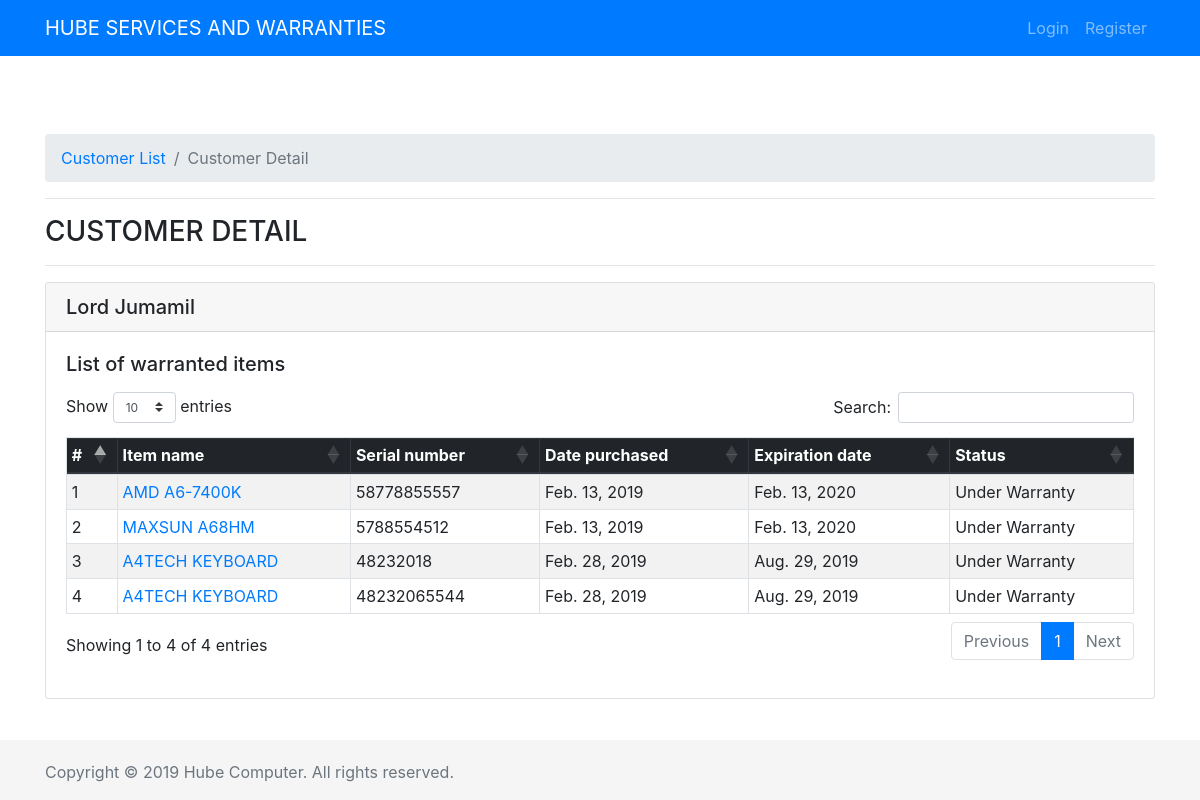
The app's page /customers/2/, older data.
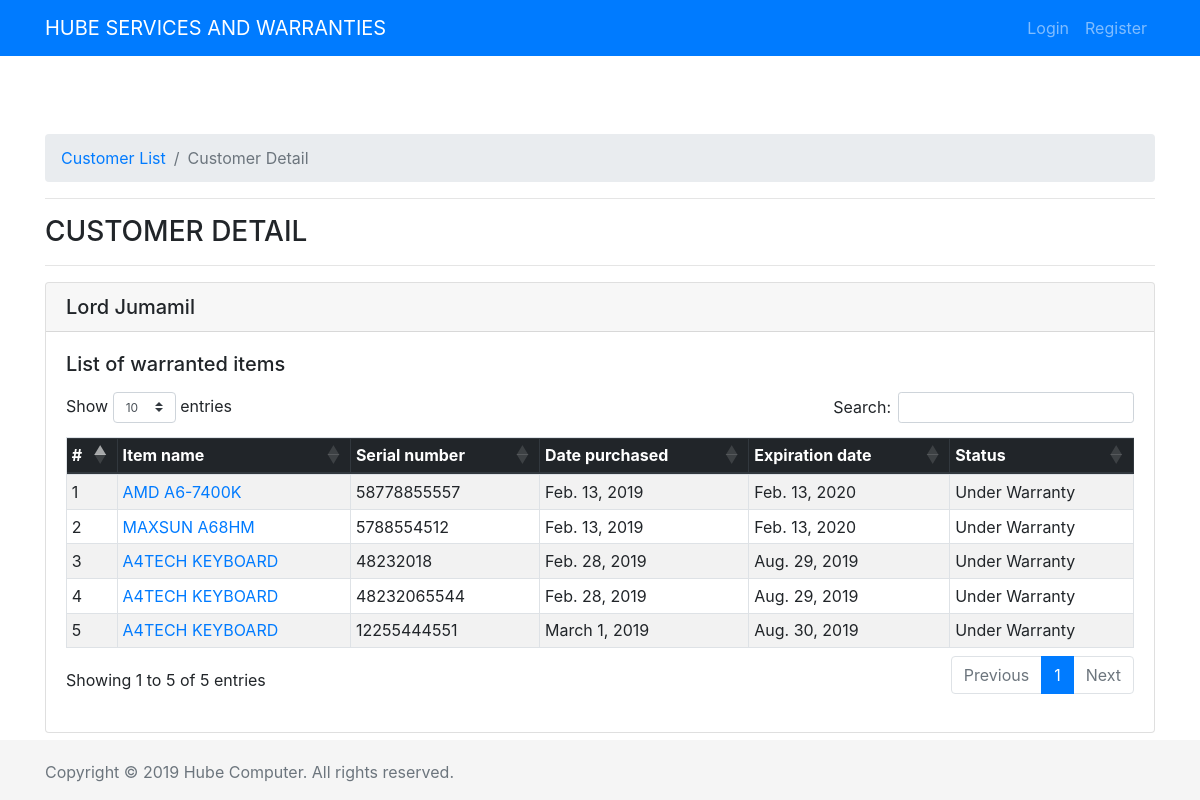
The same page, newer data.
### customers/models.py (models this page shows, shortened)
class CustomerName(models.Model):
	full_name 		= models.CharField(max_length=120, null=True, blank=True)
	contact_number	= models.CharField(max_length=15, null=True, blank=True)
	address			= models.TextField(null=True, blank=True)
	timestamp		= models.DateField(auto_now_add=True, auto_now=False)
	updated			= models.DateField(auto_now=True, auto_now_add=False)

### warranties/models.py (models this page shows, shortened)
class ItemWarranty(models.Model):
	item_name 			= models.ForeignKey(ItemName, on_delete=models.CASCADE)
	customer_name		= models.ForeignKey(CustomerName, on_delete=models.CASCADE)
	serial_number		= models.CharField(max_length=60, unique=True)
	timestamp			= models.DateField(auto_now_add=True)
	updated				= models.DateField(auto_now=True)
	def item_warranty_end(self):
		item_wl = self.item_name.item_wrty_lngth
		item_war_lngth = item_wl*30.4375
		war_end = self.timestamp + datetime.timedelta(days=item_war_lngth)
		return war_end
	class Meta:
		verbose_name_plural = "item warranties"
	def warranty_status(self):
		status="Under Warranty"
		end_status="Expired"
		if self.item_warranty_end() >= datetime.date.today():
			return status
		else:
			return end_status

### items/models.py (models this page shows)
class ItemName(models.Model):
	barcode			= models.CharField(max_length=120, null=True, blank=True, unique=True)
	item_brand 		= models.CharField(max_length=120)
	item_name		= models.CharField(max_length=120)
	item_model		= models.CharField(max_length=120, null=True, blank=True)
	item_desc		= models.TextField(max_length=120, null=True, blank=True, verbose_name="item description")
	item_photo		= models.ImageField(null=True, blank=True, upload_to=image_upload_location)
	item_wrty_lngth	= models.IntegerField(verbose_name="item warranty length", help_text="How many month?")
	item_cat		= models.ForeignKey(ItemCategory, on_delete=models.CASCADE, verbose_name="item categories", default=1)
	item_supp		= models.ForeignKey(ItemSupply, on_delete=models.CASCADE, verbose_name="item supplier", default=1)
	timestamp		= models.DateField(auto_now_add=True, auto_now=False)
	updated			= models.DateField(auto_now=True, auto_now_add=False)
	class Meta:
		verbose_name = "item name"
		verbose_name_plural = "item names"
	def itemName(self):
		itemname = "%s %s"%(self.item_brand, self.item_name)
		return itemname
	def __str__(self):
		return self.itemName().upper()

### customers/views.py (the view)
# urls.py: url(r'^(?P<pk>[0-9]+)/$', views.customerDetail, name="detail"),
def customerDetail(request, pk):
	instance		= get_object_or_404(CustomerName, pk=pk)
	render_template = "customer_detail.html"
	context = {
		"title": "customer detail",
		"instance": instance,
	}
	return render(request, render_template, context)

### customers/templates/customer_detail.html
{% extends "base.html" %}
{% load staticfiles %}
{% block breadcrumb %}
<ol class="breadcrumb">
  <li class="breadcrumb-item"><a href="{% url 'customer:list' %}">Customer List</a></li>
  <li class="breadcrumb-item active">{{title|title}}</li>
</ol>
<hr>
{% endblock %}
{% block content %}
<h3>{{title|upper}}</h3>
<hr>
<div class="card">
  <h5 class="card-header">{{instance.full_name|title}}</h5>
  <div class="card-body">
    <h5 class="card-title">List of warranted items</h5>
    <p class="card-text">
      <table id="datatable" class="table table-bordered table-striped table-sm">
        <thead class="thead-dark">
          <tr>
            <th>#</th>
            <th>Item name</th>
            <th>Serial number</th>
            <th>Date purchased</th>
            <th>Expiration date</th>
            <th>Status</th>
          </tr>
        </thead>
        <tbody>
          {% for item in instance.itemwarranty_set.all %}
          <tr>
            <td>{{forloop.counter}}</td>
            <td><a href="{% url 'warranty:detail' item.id %}">{{item.item_name|upper}}</a></td>
            <td>{{item.serial_number|upper}}</td>
            <td>{{item.timestamp}}</td>
            <td>{{item.item_warranty_end}}</td>
            <td>{{item.warranty_status}}</td>
          </tr>
          {% endfor %}
        </tbody>
      </table>
    </p>
  </div>
</div>
{% endblock %}

### templates/base.html (shortened to what this page needs)
{% load staticfiles %}
{% load crispy_forms_tags %}
<!doctype html>
<html lang="en">
  <head>
    <link rel="stylesheet" href="https://stackpath.bootstrapcdn.com/bootstrap/4.2.1/css/bootstrap.min.css">
    <link rel="stylesheet" href="https://cdnjs.cloudflare.com/ajax/libs/twitter-bootstrap/4.1.3/css/bootstrap.css">
    <link rel="stylesheet" href="https://cdn.datatables.net/1.10.19/css/dataTables.bootstrap4.min.css">
    <link rel="stylesheet" href="{% static 'sticky-footer-navbar.css' %}">
  </head>
  <body>
    <nav class="navbar navbar-expand-lg navbar-dark fixed-top bg-primary">
      <div class="container">
        <a class="navbar-brand" href="{% url 'user:login' %}">HUBE SERVICES AND WARRANTIES</a>
        {% if request.user.is_authenticated %}
        <div class="collapse navbar-collapse" id="navbarSupportedContent">
          <ul class="navbar-nav mr-auto">
            <li class="nav-item">
              <a class="nav-link" href="{% url 'item:list' %}">Home <span class="sr-only">(current)</span></a>
            </li>
            <li class="nav-item">
              <a class="nav-link" href="{% url 'warranty:list' %}">Warranties</a>
            </li>
            <li class="nav-item">
              <a class="nav-link" href="{% url 'customer:list' %}">Customers</a>
            </li>
          </ul>
          <ul class="navbar-nav">
            <li class="nav-item">
              <a class="nav-link" href="{% url 'user:logout' %}">Logout</a>
            </li>
          </ul>
        </div>
        {% else %}
        <div class="collapse navbar-collapse" id="navbarSupportedContent">
          <ul class="navbar-nav">
            <li class="nav-item">
              <a class="nav-link" href="{% url 'user:login' %}">Login</a>
            </li>
            <li class="nav-item">
              <a class="nav-link" href="">Register</a>
            </li>
          </ul>
        </div>
        {% endif %}
      </div>
    </nav>
    <div class="container" style="margin-top: 50px;">
      <br>
      {% block breadcrumb %}
      {% endblock %}
      {% block content %}
      {% endblock %}
    </div>
    <footer class="footer">
      <div class="container">
        <p class="text-muted">Copyright &copy 2019 Hube Computer. All rights reserved.</p>
      </div>
    </footer>
  </body>
</html>

### static/sticky-footer-navbar.css (style rules this page uses)
html { position: relative; min-height: 100%; }
body { margin-bottom: 60px; }
.footer { position: absolute; bottom: 0; width: 100%; height: 60px; background-color: #f5f5f5; }
body > .container { padding: 60px 15px 0; }
.container .text-muted { margin: 20px 0; }
.footer > .container { padding-right: 15px; padding-left: 15px; }

Row changes from the older to the newer data that the page shows:
added ItemWarranty: item_name "A4TECH KEYBOARD", serial_number "12255444551", timestamp "March 1, 2019", item_warranty_end "Aug. 30, 2019", warranty_status "Under Warranty"
Text that changed along with them:
text written by a page script: "Show entries Search: Showing 1 to 4 of 4 entries Previous 1 Next" → "Show entries Search: Showing 1 to 5 of 5 entries Previous 1 Next"
